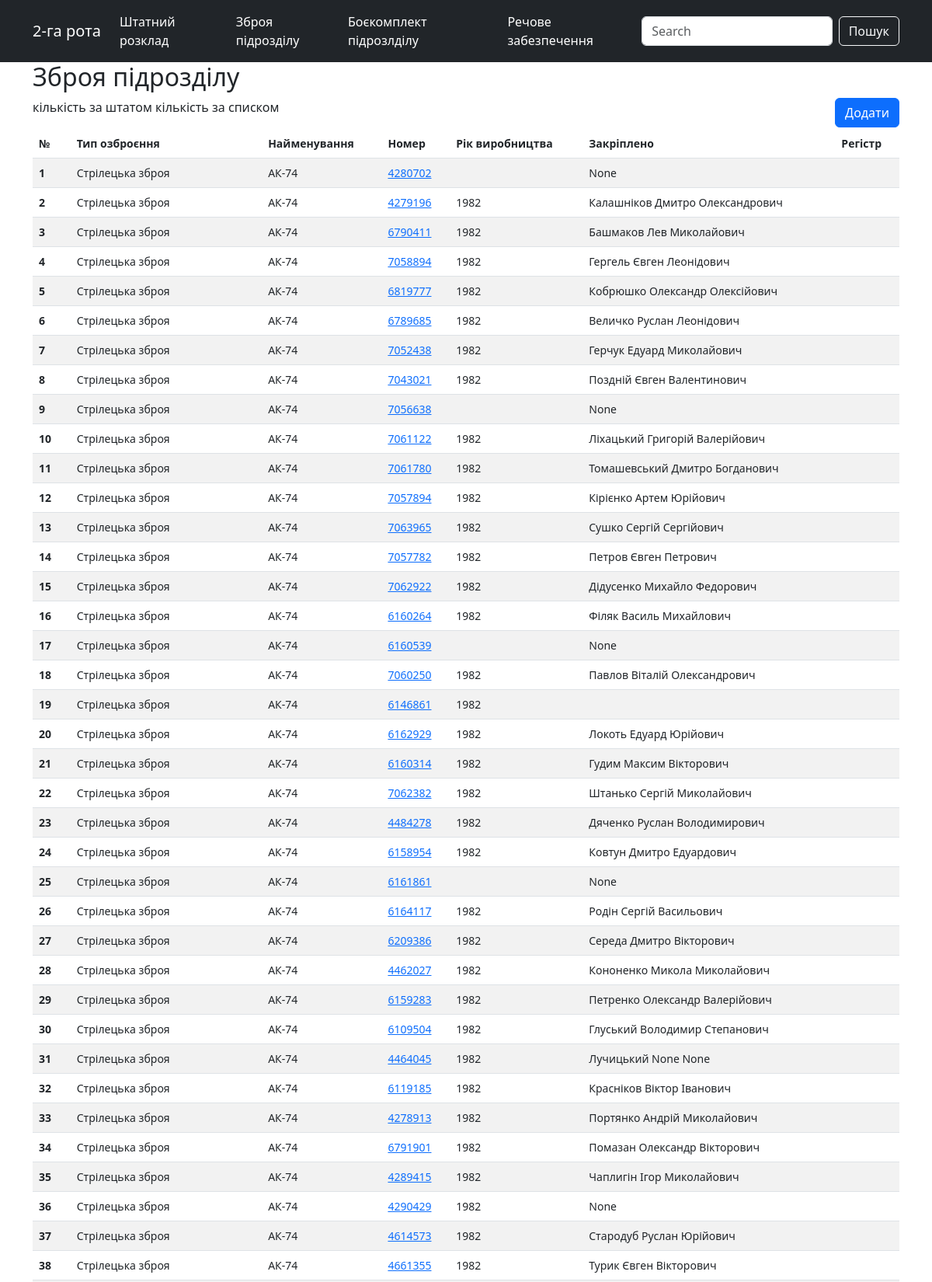
/index/weapons/ (upper part), run on the app's committed database.
### evening/models.py (models this page shows, shortened)
class Weapons(models.Model):
    weapon_name = models.CharField(
        max_length=50, verbose_name="Наіменування зброї")
    weapon_number = models.CharField(
        max_length=50, unique=True, verbose_name="Номер зброї")
    weapon_type = models.ForeignKey(
        "WeaponsTypes", on_delete=models.PROTECT, verbose_name="Тип зброї", default=1)
    weapon_registration = models.BooleanField(default=True)
    year_manufacture = models.DateField(
        blank=True, null=True, default="2000-01-01", verbose_name="Рік виготовлення")
    soldier_ref = models.ForeignKey(
        "Soldiers", on_delete=models.SET_NULL, blank=True, null=True, verbose_name="Закріплено"
    )
    def get_absolute_url(self):
        return reverse("weapons_detaile", args=[str(self.pk)])
    class Meta:
        verbose_name = "Зброя підрозділу"
        verbose_name_plural = "Зброя підрозділу"
        ordering = ["weapon_type", "weapon_name"]

class WeaponsTypes(models.Model):
    w_type = models.CharField(max_length=50)

class Soldiers(models.Model):
    surname = models.CharField(
        max_length=50, blank=True, null=True, verbose_name="Фамілія")
    name = models.CharField(max_length=50, blank=True,
                            null=True, verbose_name="Імʼя")
    fathers_name = models.CharField(
        max_length=50, blank=True, null=True, verbose_name="По батькові")
    callsign = models.CharField(
        max_length=50, blank=True, null=True, verbose_name="Позивний")
    rank = models.ForeignKey(
        "Ranks", on_delete=models.PROTECT, blank=True, null=True, verbose_name="Звання")
    phone = models.CharField(max_length=13, blank=True,
                             null=True, verbose_name="Телефон")
    birth_date = models.DateField(
        blank=True, null=True, default="2000-01-01", verbose_name="Дата народження")
    tax_number = models.CharField(
        max_length=15, unique=True, blank=True, null=True, verbose_name="ІПН")
    blood_type = models.CharField(
        max_length=15, blank=True, null=True, verbose_name="Группа крові")
    addres = models.CharField(
        max_length=255, blank=True, null=True, verbose_name="Адреса")
    complect_center = models.CharField(
        max_length=255, blank=True, null=True, verbose_name="Центр комплектаціі")
    mob_date = models.DateField(
        blank=True, null=True, default="2000-01-01", verbose_name="Дата мобілізаціі")
    children = models.CharField(
        max_length=50, blank=True, null=True, verbose_name="Діти")
    hight_s = models.CharField(
        max_length=50, blank=True, null=True, verbose_name="Зріст")
    size = models.CharField(max_length=50, blank=True,
                            null=True, verbose_name="Розмір")
    boots_s = models.CharField(
        max_length=50, blank=True, null=True, verbose_name="Взуття")
    head_s = models.CharField(
        max_length=50, blank=True, null=True, verbose_name="Головний убор")
    photo = models.ImageField(blank=True, null=True, verbose_name="Фото")
    passport = models.CharField(
        max_length=50, blank=True, null=True, verbose_name="Паспорт")
    def __str__(self):
        return f"{self.surname}  {self.name}  {self.fathers_name}"
    class Meta:
        verbose_name = "Військовослужбовець"
        verbose_name_plural = "Військовослужбовці"

### evening/views.py (the view)
# urls.py: path("weapons/", WeaponsList.as_view(), name="weapons"),
class WeaponsList(ListView):
    model = Weapons
    template_name = "evening/weapons_list.html"

### evening/templates/evening/weapons_list.html
{% extends "evening/base_generic.html" %}
{% block content %}
<head>
</head>
<div class="container">
  <h2>Зброя підрозділу</h2>
    <a href={% url "weapons-add" %} class="btn btn-primary" style="float:right">Додати</a></span>
  <p>кількість за штатом {{soldiers_list.count}} кількість за списком {{cont}} </p>
  <table class="table table-striped">
    <thead>
      <tr>
        <th scope="col">№</th>
        <th scope="col">Тип озброєння</th>
        <th scope="col">Найменування</th>
        <th scope="col">Номер</th>
        <th scope="col">Рік виробництва</th>
        <th scope="col">Закріплено</th>
        <th scope="col">Регістр</th>
      </tr>
    </thead>
    <tbody>
      {% for w in weapons_list %}
      <tr>
        <th scope="row">{{forloop.counter}}</th>
        <td>{{w.weapon_type.w_type}}</td>
        <td>{{w.weapon_name}}</td>
        <td><a href="{{ w.get_absolute_url }}">{{w.weapon_number}}</td>
        <td>{{w.year_manufacture|date:"Y"}}</td>
        <td>{{w.soldier_ref}}</td>
        <td>{{w.register}}</td>
      </tr>
      {% endfor %}
    </tbody>
  </table>
</div>
{% endblock %}

### evening/static/css/styles.css (style rules this page uses)
.table { width: 100%; font-size: 14px; margin: 0; padding: 0; }

### data on the page
Weapons: weapon_type.w_type "Стрілецька зброя", weapon_name "АК-74", weapon_number "4280702", soldier_ref "None"
Weapons: weapon_type.w_type "Стрілецька зброя", weapon_name "АК-74", weapon_number "4279196", year_manufacture "1982", soldier_ref "Калашніков Дмитро Олександрович"
Weapons: weapon_type.w_type "Стрілецька зброя", weapon_name "АК-74", weapon_number "6790411", year_manufacture "1982", soldier_ref "Башмаков Лев Миколайович"
Weapons: weapon_type.w_type "Стрілецька зброя", weapon_name "АК-74", weapon_number "7058894", year_manufacture "1982", soldier_ref "Гергель Євген Леонідович"
Weapons: weapon_type.w_type "Стрілецька зброя", weapon_name "АК-74", weapon_number "6819777", year_manufacture "1982", soldier_ref "Кобрюшко Олександр Олексійович"
Weapons: weapon_type.w_type "Стрілецька зброя", weapon_name "АК-74", weapon_number "6789685", year_manufacture "1982", soldier_ref "Величко Руслан Леонідович"
Weapons: weapon_type.w_type "Стрілецька зброя", weapon_name "АК-74", weapon_number "7052438", year_manufacture "1982", soldier_ref "Герчук Едуард Миколайович"
Weapons: weapon_type.w_type "Стрілецька зброя", weapon_name "АК-74", weapon_number "7043021", year_manufacture "1982", soldier_ref "Поздній Євген Валентинович"
Weapons: weapon_type.w_type "Стрілецька зброя", weapon_name "АК-74", weapon_number "7056638", soldier_ref "None"
Weapons: weapon_type.w_type "Стрілецька зброя", weapon_name "АК-74", weapon_number "7061122", year_manufacture "1982", soldier_ref "Ліхацький Григорій Валерійович"
Weapons: weapon_type.w_type "Стрілецька зброя", weapon_name "АК-74", weapon_number "7061780", year_manufacture "1982", soldier_ref "Томашевський Дмитро Богданович"
Weapons: weapon_type.w_type "Стрілецька зброя", weapon_name "АК-74", weapon_number "7057894", year_manufacture "1982", soldier_ref "Кірієнко Артем Юрійович"
Weapons: weapon_type.w_type "Стрілецька зброя", weapon_name "АК-74", weapon_number "7063965", year_manufacture "1982", soldier_ref "Сушко Сергій Сергійович"
Weapons: weapon_type.w_type "Стрілецька зброя", weapon_name "АК-74", weapon_number "7057782", year_manufacture "1982", soldier_ref "Петров Євген Петрович"
Weapons: weapon_type.w_type "Стрілецька зброя", weapon_name "АК-74", weapon_number "7062922", year_manufacture "1982", soldier_ref "Дідусенко Михайло Федорович"
Weapons: weapon_type.w_type "Стрілецька зброя", weapon_name "АК-74", weapon_number "6160264", year_manufacture "1982", soldier_ref "Філяк Василь Михайлович"
Weapons: weapon_type.w_type "Стрілецька зброя", weapon_name "АК-74", weapon_number "6160539", soldier_ref "None"
Weapons: weapon_type.w_type "Стрілецька зброя", weapon_name "АК-74", weapon_number "7060250", year_manufacture "1982", soldier_ref "Павлов Віталій Олександрович"
Weapons: weapon_type.w_type "Стрілецька зброя", weapon_name "АК-74", weapon_number "6146861", year_manufacture "1982"
Weapons: weapon_type.w_type "Стрілецька зброя", weapon_name "АК-74", weapon_number "6162929", year_manufacture "1982", soldier_ref "Локоть Едуард Юрійович"
Weapons: weapon_type.w_type "Стрілецька зброя", weapon_name "АК-74", weapon_number "6160314", year_manufacture "1982", soldier_ref "Гудим Максим Вікторович"
Weapons: weapon_type.w_type "Стрілецька зброя", weapon_name "АК-74", weapon_number "7062382", year_manufacture "1982", soldier_ref "Штанько Сергій Миколайович"
Weapons: weapon_type.w_type "Стрілецька зброя", weapon_name "АК-74", weapon_number "4484278", year_manufacture "1982", soldier_ref "Дяченко Руслан Володимирович"
Weapons: weapon_type.w_type "Стрілецька зброя", weapon_name "АК-74", weapon_number "6158954", year_manufacture "1982", soldier_ref "Ковтун Дмитро Едуардович"
Weapons: weapon_type.w_type "Стрілецька зброя", weapon_name "АК-74", weapon_number "6161861", soldier_ref "None"
Weapons: weapon_type.w_type "Стрілецька зброя", weapon_name "АК-74", weapon_number "6164117", year_manufacture "1982", soldier_ref "Родін Сергій Васильович"
Weapons: weapon_type.w_type "Стрілецька зброя", weapon_name "АК-74", weapon_number "6209386", year_manufacture "1982", soldier_ref "Середа Дмитро Вікторович"
Weapons: weapon_type.w_type "Стрілецька зброя", weapon_name "АК-74", weapon_number "4462027", year_manufacture "1982", soldier_ref "Кононенко Микола Миколайович"
Weapons: weapon_type.w_type "Стрілецька зброя", weapon_name "АК-74", weapon_number "6159283", year_manufacture "1982", soldier_ref "Петренко Олександр Валерійович"
Weapons: weapon_type.w_type "Стрілецька зброя", weapon_name "АК-74", weapon_number "6109504", year_manufacture "1982", soldier_ref "Глуський Володимир Степанович"
Weapons: weapon_type.w_type "Стрілецька зброя", weapon_name "АК-74", weapon_number "4464045", year_manufacture "1982", soldier_ref "Лучицький None None"
Weapons: weapon_type.w_type "Стрілецька зброя", weapon_name "АК-74", weapon_number "6119185", year_manufacture "1982", soldier_ref "Красніков Віктор Іванович"
Weapons: weapon_type.w_type "Стрілецька зброя", weapon_name "АК-74", weapon_number "4278913", year_manufacture "1982", soldier_ref "Портянко Андрій Миколайович"
Weapons: weapon_type.w_type "Стрілецька зброя", weapon_name "АК-74", weapon_number "6791901", year_manufacture "1982", soldier_ref "Помазан Олександр Вікторович"
Weapons: weapon_type.w_type "Стрілецька зброя", weapon_name "АК-74", weapon_number "4289415", year_manufacture "1982", soldier_ref "Чаплигін Ігор Миколайович"
Weapons: weapon_type.w_type "Стрілецька зброя", weapon_name "АК-74", weapon_number "4290429", year_manufacture "1982", soldier_ref "None"
Weapons: weapon_type.w_type "Стрілецька зброя", weapon_name "АК-74", weapon_number "4614573", year_manufacture "1982", soldier_ref "Стародуб Руслан Юрійович"
Weapons: weapon_type.w_type "Стрілецька зброя", weapon_name "АК-74", weapon_number "4661355", year_manufacture "1982", soldier_ref "Турик Євген Вікторович"
